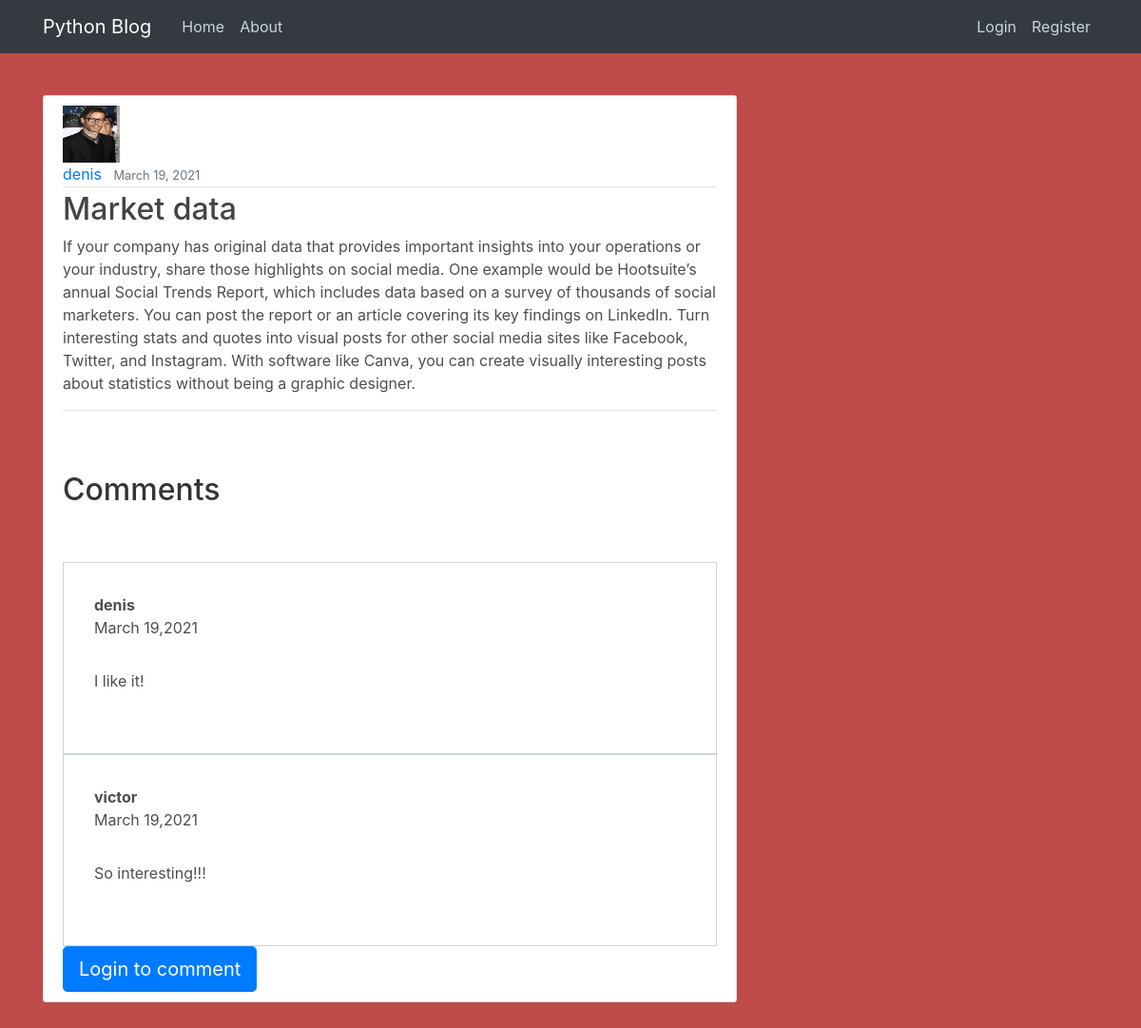
/post/5/, run on the app's committed database.
### blog/models.py (models this page shows, shortened)
class Post(models.Model):
    title = models.CharField(max_length=100)
    content = models.TextField()
    date_posted = models.DateTimeField(default=timezone.now)
    image = models.ImageField(upload_to = 'blog/images/')
    author = models.ForeignKey(User, on_delete=models.CASCADE)

class Comment(models.Model):
    author = models.ForeignKey(User, on_delete=models.CASCADE)
    content = models.TextField()
    date = models.DateTimeField(default=timezone.now)
    post = models.ForeignKey(Post, on_delete=models.CASCADE, related_name='comments')

### blog/views.py (the view)
# urls.py: path('post/<int:pk>/', views.post_detail, name='post-detail'),
def post_detail(request, pk):
    template = 'blog/post_detail.html'
    post = get_object_or_404(Post, pk=pk)
    comments = Comment.objects.filter(post__id=post.pk)
    return render(request, template, {
        'post': post,
        'comments': comments,
        'comment_form': None,
        'new_comment': None,
    })

### templates/blog/post_detail.html (shortened to what this page needs)
{% extends "blog/base.html" %} {% load crispy_forms_tags %}{% block content %}
<article class="media content-section">
    <div class="media-body">
        <img src="{{ post.image.url }}" height=60 width=60>
        <div class="article-metadata">
            <a class="mr-2" href="{% url 'user-posts' post.author.username %}">{{ post.author }}</a>
            <small class="text-muted">{{ post.date_posted|date:"F d, Y" }}</small>
        </div>
        <h2 class="article-title">{{ post.title }}</h2>
        <p class="article-content">{{ post.content }}</p>
        <hr> <br><br>
        <h2 class="pb-5">Comments</h2>
        {% for comment in comments %} {% if 'comments' and 'edit' not in request.path %}
        <div class="comment">
            <div class="comment-author">{{comment.author}}</div>
            <div class="comment-date">{{comment.date|date:"F d,Y"}}</div>
            <div class="comment-content">{{comment.content}}</div>
        </div>
        {% endif %} {% endfor %} {% if user.is_authenticated %}
        <div>
            {% if comment_form is None %}
            <a class="btn btn-primary" href="{% url 'comment-create' post.id %}">Leave a comment</a> {% endif %}
            <form method="post" style="margin-top: 1.3em;">
                {{ comment_form|crispy }} {% csrf_token %} {% if comment_form %}
                <button type="submit" class="btn btn-success  btn-lg">Comment</button> {% endif %}
            </form>
        </div>
        {% else %}
        <a class="btn btn-primary btn-lg" href="{% url 'login' %}">Login to comment</a> {% endif %}
    </div>
</article>
{% endblock content %}

### templates/blog/base.html (shortened to what this page needs)
{% load static %}
<!DOCTYPE html>
<html>
<head>
    <link rel="stylesheet" href="https://maxcdn.bootstrapcdn.com/bootstrap/4.0.0/css/bootstrap.min.css">
    <link rel="stylesheet" type="text/css" href="{% static 'blog/main.css' %}">
</head>
<body>
    <header class="site-header">
        <nav class="navbar navbar-expand-md navbar-dark bg-dark fixed-top">
            <div class="container">
                <a class="navbar-brand mr-4" href="{% url 'blog-home' %}"> Python Blog</a>
                <div class="collapse navbar-collapse" id="navbarToggle">
                    <div class="navbar-nav mr-auto">
                        <a class="nav-item nav-link" href="{% url 'blog-home' %}">Home</a>
                        <a class="nav-item nav-link" href="{% url 'blog-about' %}">About</a>
                    </div>
                    <div class="navbar-nav">
                        {% if user.is_authenticated %}
                        <a class="nav-item nav-link" href="{% url 'post-create' %}">New Post</a>
                        <a class="nav-item nav-link" href="{% url 'profile' %}">Profile</a>
                        <a class="nav-item nav-link" href="{% url 'logout' %}">Logout</a> {% else %}
                        <a class="nav-item nav-link" href="{% url 'login' %}">Login</a>
                        <a class="nav-item nav-link" href="{% url 'register' %}">Register</a> {% endif %}
                    </div>
                </div>
            </div>
        </nav>
    </header>
    <main role="main" class="container">
        <div class="row" style="margin-top: 100px">
            <div class="col-md-8">
                 {% block content %}{% endblock %}
            </div>
        </div>
    </main>
</body>
</html>

### static/blog/main.css (style rules this page uses)
body { background: #bf4b4b; color: #4e4e4e; margin-top: 5rem; }
h1, h2, h3, h4, h5, h6 { color: #353434; }
.site-header .navbar-nav .nav-link { color: #cbd5db; }
.content-section { background: #ffffff; padding: 10px 20px; border: 1px solid #dddddd; border-radius: 3px; margin-bottom: 200px; }
.article-title { color: #444444; }
.article-content { white-space: pre-line; }
.article-metadata { padding-bottom: 1px; margin-bottom: 4px; border-bottom: 1px solid #e3e3e3 }
.comment { padding: 2rem; border: 1px solid #cbd5db; }
.comment-author { font-weight: bold; }
.comment-content { padding: 2rem 0; }

### data on the page
Post: image (picture), author "denis", date_posted "March 19, 2021", title "Market data", content "If your company has original data that provides important insights into your operations or your industry, share those highlights on social media. One example would be Hootsuite’s annual Social Trends Report, which includes data based on a survey of thousands of social marketers. You can post the report or an article covering its key findings on LinkedIn. Turn interesting stats and quotes into visual posts for other social media sites like Facebook, Twitter, and Instagram. With software like Canva, you can create visually interesting posts about statistics without being a graphic designer."
Comment: author "denis", date "March 19,2021", content "I like it!"
Comment: author "victor", date "March 19,2021", content "So interesting!!!"
